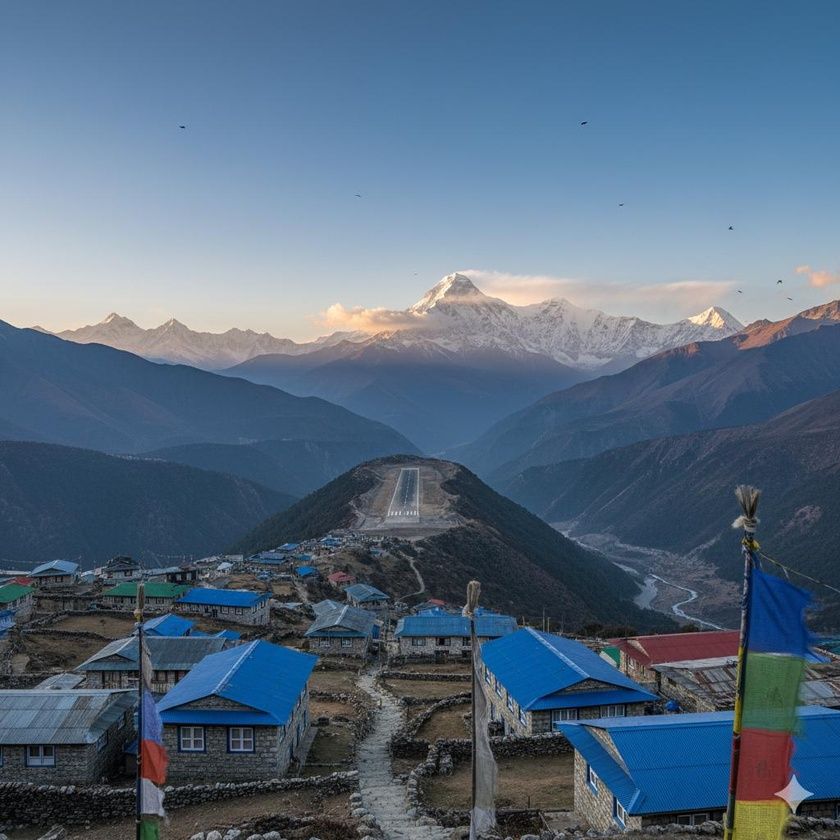
#> input picture work/edi_vision_tui/test_image.jpeg, 840 x 840 px, shrunk from 1024 x 1024 before the run
$ python find_orange_roofs_v2.py
#> lines starting #> are read from the running program, lines starting #| are printed output that depends on the picture; after the words box and inside, x2 and y2 are one past the last pixel; in counts of white or black regions, pixels touching at a corner belong together
"""
Script to find orange/red roofed structures in the test image
"""
import cv2
import numpy as np
from PIL import Image
import os

def find_orange_roofs(image_path):
    """
    Find orange/red roofed structures in the image.

    Args:
        image_path: Path to the image file
    """
#> called with image_path = 'test_image.jpeg'
    # Load the image
    image = cv2.imread(image_path)
#> image is the input picture: shape (840, 840, 3); mean B, G, R 127.7, 106.5, 85.7
    if image is None:
        print(f"Error: Could not load image {image_path}")
        return

    image = cv2.cvtColor(image, cv2.COLOR_BGR2RGB)
    height, width = image.shape[:2]
#> height = 840; width = 840

    # Create a mask for orange/red roofs
    roof_mask = np.zeros((height, width), dtype=np.uint8)

    # Define color ranges for orange/red roofs
    # We'll use a broader range to capture different shades of orange and red
    for i in range(height):
        for j in range(width):
            r, g, b = image[i, j]

            # Orange/red detection: high red, lower green and blue
            # This will catch orange, red, and reddish-brown roofs
            if r > 100 and (r > g + 20) and (r > b + 20):
                roof_mask[i, j] = 255
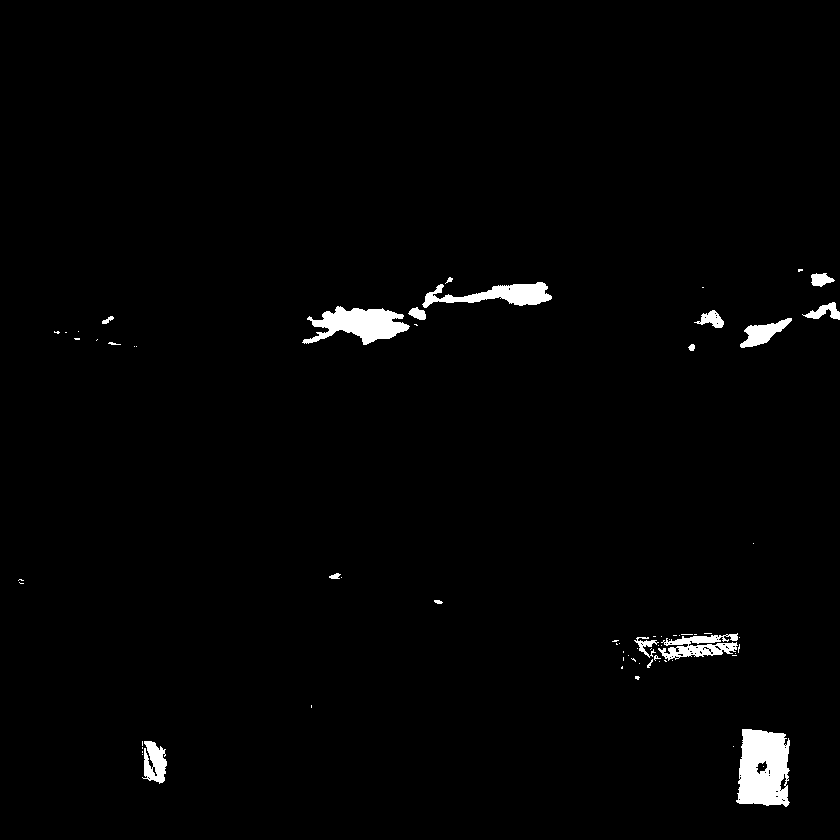
#> roof_mask: shape (840, 840); 1.6% white; 69 white regions (51 under 20 px), largest, box (x1, y1, x2, y2) and area: (736, 729, 790, 807) 3370, (302, 306, 410, 345) 2302, (422, 282, 552, 308) 1594

    # Calculate coverage percentage
    total_pixels = height * width
#> total_pixels = 705600
    roof_pixels = np.sum(roof_mask > 0)
#> roof_pixels = 11382
    coverage = (roof_pixels / total_pixels) * 100
#> coverage = 1.61

    print(f"Orange/Red roof detection results:")
    print(f"Coverage: {coverage:.2f}% ({roof_pixels} out of {total_pixels} pixels)")
#| Coverage: 1.61% (11382 out of 705600 pixels)

    # Find bounding box of roof regions
    ys, xs = np.where(roof_mask > 0)
#> ys = 11382 values from 269 to 806; xs = 11382 values, max 839 at index 2327, min 18 at index 5772, mean 582.7
    if len(ys) > 0 and len(xs) > 0:
        x1, x2 = int(xs.min()), int(xs.max())
#> x1 = 18; x2 = 839
        y1, y2 = int(ys.min()), int(ys.max())
#> y1 = 269; y2 = 806

        print(f"Bounding box: ({x1}, {y1}) to ({x2}, {y2})")
#| Bounding box: (18, 269) to (839, 806)

        # Create a visualization with orange/red roofs highlighted
        visualization = image.copy()
        visualization[roof_mask > 0] = [255, 165, 0]  # Orange color for visualization
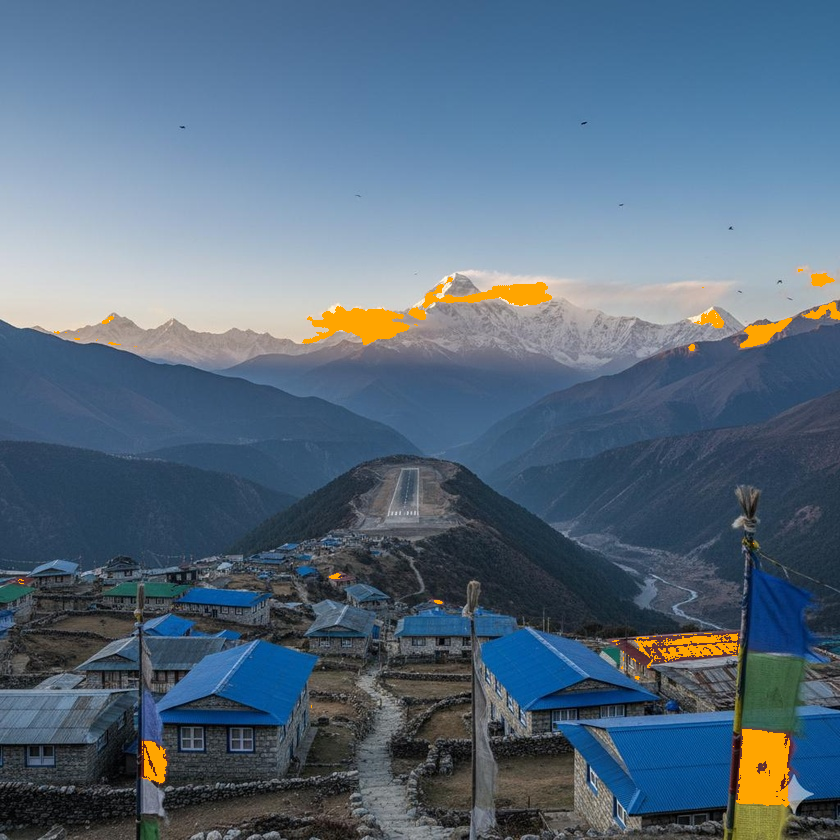
#> visualization: shape (840, 840, 3); mean R, G, B 87.2, 107.2, 126

        # Save the visualization
        vis_image = Image.fromarray(visualization.astype('uint8'))
        vis_image.save("orange_red_roofs_visualization.png")
        print(f"Saved visualization to orange_red_roofs_visualization.png")
    else:
        print("No orange/red roofs detected")

    # Analyze specific roof areas (look for clusters of pixels)
    print("\nAnalyzing potential roof structures:")

    # Use connected components to find separate roof structures
    num_labels, labels, stats, centroids = cv2.connectedComponentsWithStats(roof_mask, connectivity=8)
#> labels: shape (840, 840) int32; 70 distinct labels, from 0 to 69
#> num_labels = 70; stats = 70 rows, first 6: [0, 0, 840, 840, 694218], [798, 269, 5, 3, 12], [811, 273, 24, 14, 218], [445, 277, 8, 7, 25], [422, 282, 130, 26, 1594], [702, 287, 2, 1, 2]; centroids = 70 pairs, first value 20.57 to 824.4, second value 269.8 to 768

    roof_structures = []
    for i in range(1, num_labels):  # Skip background (label 0)
        area = stats[i, cv2.CC_STAT_AREA]
        if area > 100:  # Filter out small noise
            # Get bounding box for this component
            x = stats[i, cv2.CC_STAT_LEFT]
            y = stats[i, cv2.CC_STAT_TOP]
            w = stats[i, cv2.CC_STAT_WIDTH]
            h = stats[i, cv2.CC_STAT_HEIGHT]

            roof_structures.append({
                'area': area,
                'bbox': (x, y, x + w, y + h),
                'centroid': (int(centroids[i][0]), int(centroids[i][1]))
            })
#> this loop made 69 passes
#> (area, x, y, w, h) on passes 2, 4, 6, 7, 8, 9, 11, 29, 34, 62, 64: (218, 811, 273, 24, 14), (1594, 422, 282, 130, 26), (311, 802, 302, 38, 18), (2302, 302, 306, 108, 39), (151, 408, 307, 18, 13), (273, 694, 310, 30, 18), (692, 740, 318, 52, 30), (1145, 658, 633, 80, 28), (183, 634, 637, 25, 21), (3370, 736, 729, 54, 78), (711, 142, 741, 25, 43)
#> area on passes 3, 10, 18, 19, 23, 27: 25, 48, 22, 36, 47, 27
#> after the loop, roof_structures = 11 items

    print(f"Found {len(roof_structures)} potential roof structures (area > 100 pixels)")
#| Found 11 potential roof structures (area > 100 pixels)

    # Sort by area (largest first)
    roof_structures.sort(key=lambda x: x['area'], reverse=True)

    # Show top 5 largest structures
    for i, structure in enumerate(roof_structures[:5]):
        print(f"  Structure {i+1}: Area={structure['area']} pixels, Bounding Box={structure['bbox']}")
#> this loop made 5 passes
#|   Structure 1: Area=3370 pixels, Bounding Box=(736, 729, 790, 807)
#|   Structure 2: Area=2302 pixels, Bounding Box=(302, 306, 410, 345)
#|   Structure 3: Area=1594 pixels, Bounding Box=(422, 282, 552, 308)
#|   Structure 4: Area=1145 pixels, Bounding Box=(658, 633, 738, 661)
#|   Structure 5: Area=711 pixels, Bounding Box=(142, 741, 167, 784)

if __name__ == "__main__":
    image_path = "test_image.jpeg"
    find_orange_roofs(image_path)

$ run again, with work/edi_vision_tui/YOLO_detections_20251027_145540.jpg copied over work/edi_vision_tui/test_image.jpeg
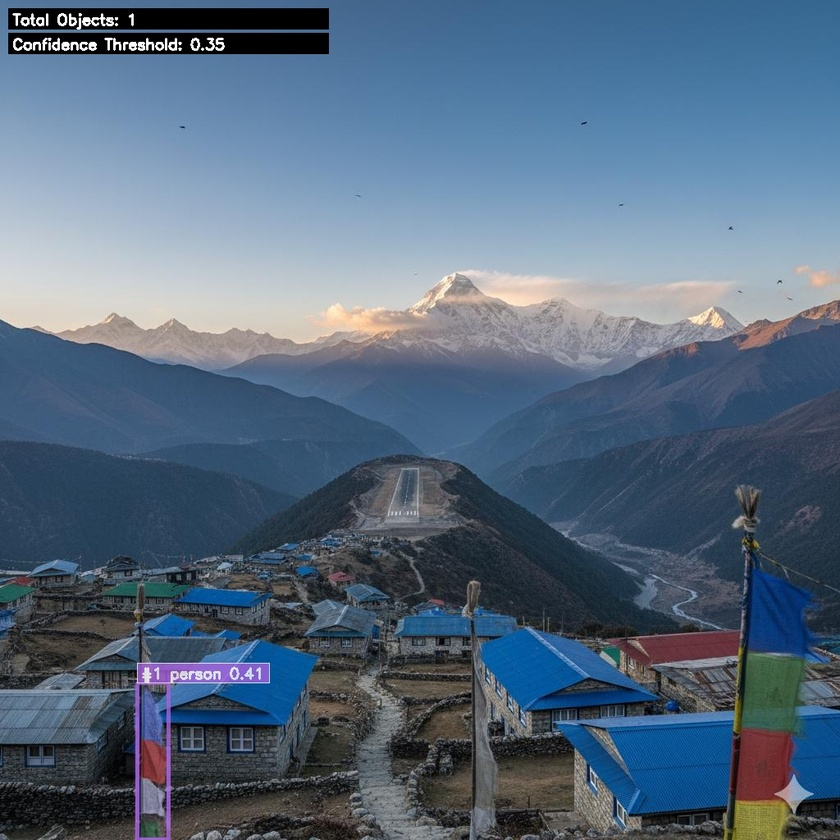
#> input picture work/edi_vision_tui/YOLO_detections_20251027_145540.jpg, 840 x 840 px, shrunk from 1024 x 1024 before the run
#> in find_orange_roofs, image is the input picture: shape (840, 840, 3); mean B, G, R 126.1, 105.2, 85.5
#> after the loop in find_orange_roofs, `for i in range(height):`:
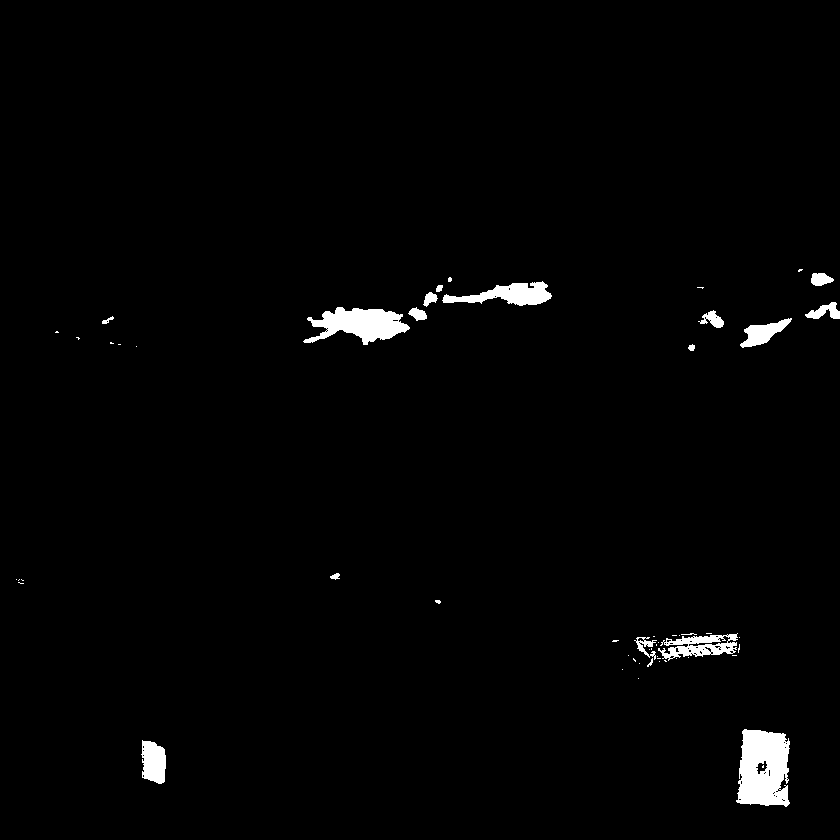
#> roof_mask: shape (840, 840); 1.6% white; 55 white regions (38 under 20 px), largest, box (x1, y1, x2, y2) and area: (736, 729, 790, 807) 3353, (303, 307, 410, 345) 2301, (442, 281, 552, 306) 1389
#> roof_pixels = 11338
#> coverage = 1.61
#| Coverage: 1.61% (11338 out of 705600 pixels)
#> ys = 11338 values from 269 to 806; xs = 11338 values, max 839 at index 2162, min 16 at index 5657, mean 579.1
#> x1 = 16; x2 = 839
#> y1 = 269; y2 = 806
#| Bounding box: (16, 269) to (839, 806)
#> in find_orange_roofs, `visualization[roof_mask > 0] = [255, 165, 0]`:
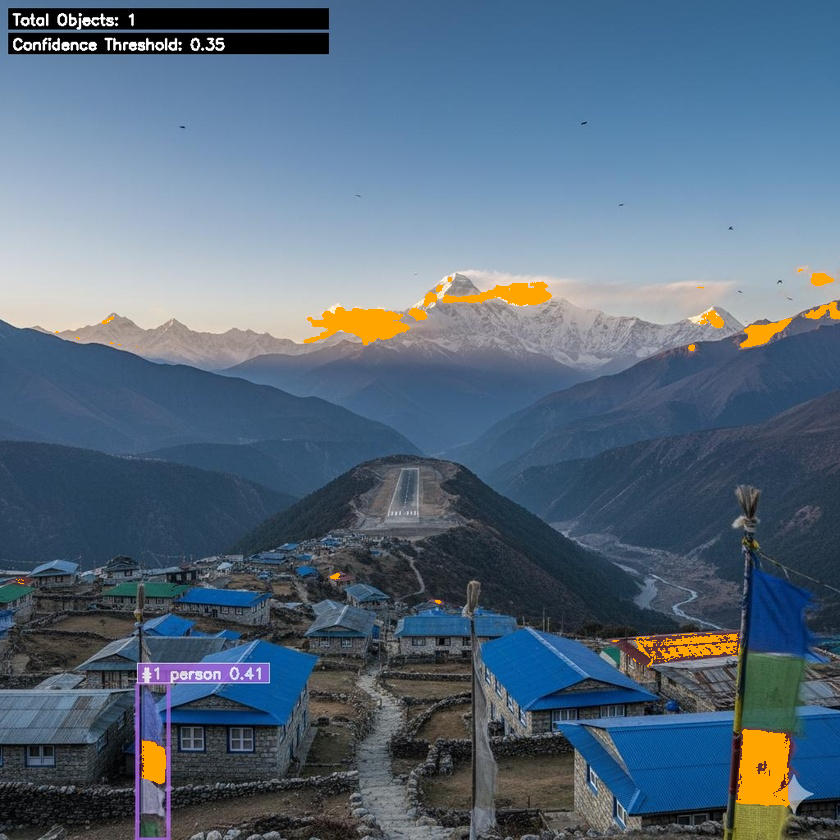
#> visualization: shape (840, 840, 3); mean R, G, B 87, 105.9, 124.3
#> labels: shape (840, 840) int32; 56 distinct labels, from 0 to 55
#> num_labels = 56; stats = 56 rows, first 6: [0, 0, 840, 840, 694262], [798, 269, 5, 3, 10], [811, 273, 23, 13, 219], [448, 277, 4, 5, 17], [442, 281, 110, 25, 1389], [436, 285, 7, 7, 39]; centroids = 56 pairs, first value 16 to 824.6, second value 269.8 to 768.2
#> the loop in find_orange_roofs, `for i in range(1, num_labels):` made 55 passes
#> (area, x, y, w, h) on passes 2, 4, 7, 8, 9, 10, 11, 13: (219, 811, 273, 23, 13), (1389, 442, 281, 110, 25), (127, 423, 292, 15, 15), (319, 805, 302, 35, 17), (2301, 303, 307, 107, 38), (160, 408, 307, 19, 14), (231, 698, 310, 26, 18), (695, 740, 318, 52, 30)
#> after the loop in find_orange_roofs, `for i in range(1, num_labels):`: roof_structures = 12 items
#| Found 12 potential roof structures (area > 100 pixels)
#> the loop in find_orange_roofs, `for i, structure in enumerate(roof_structures[:5]):` made 5 passes
#|   Structure 1: Area=3353 pixels, Bounding Box=(736, 729, 790, 807)
#|   Structure 2: Area=2301 pixels, Bounding Box=(303, 307, 410, 345)
#|   Structure 3: Area=1389 pixels, Bounding Box=(442, 281, 552, 306)
#|   Structure 4: Area=1126 pixels, Bounding Box=(658, 633, 738, 661)
#|   Structure 5: Area=864 pixels, Bounding Box=(141, 740, 166, 784)
